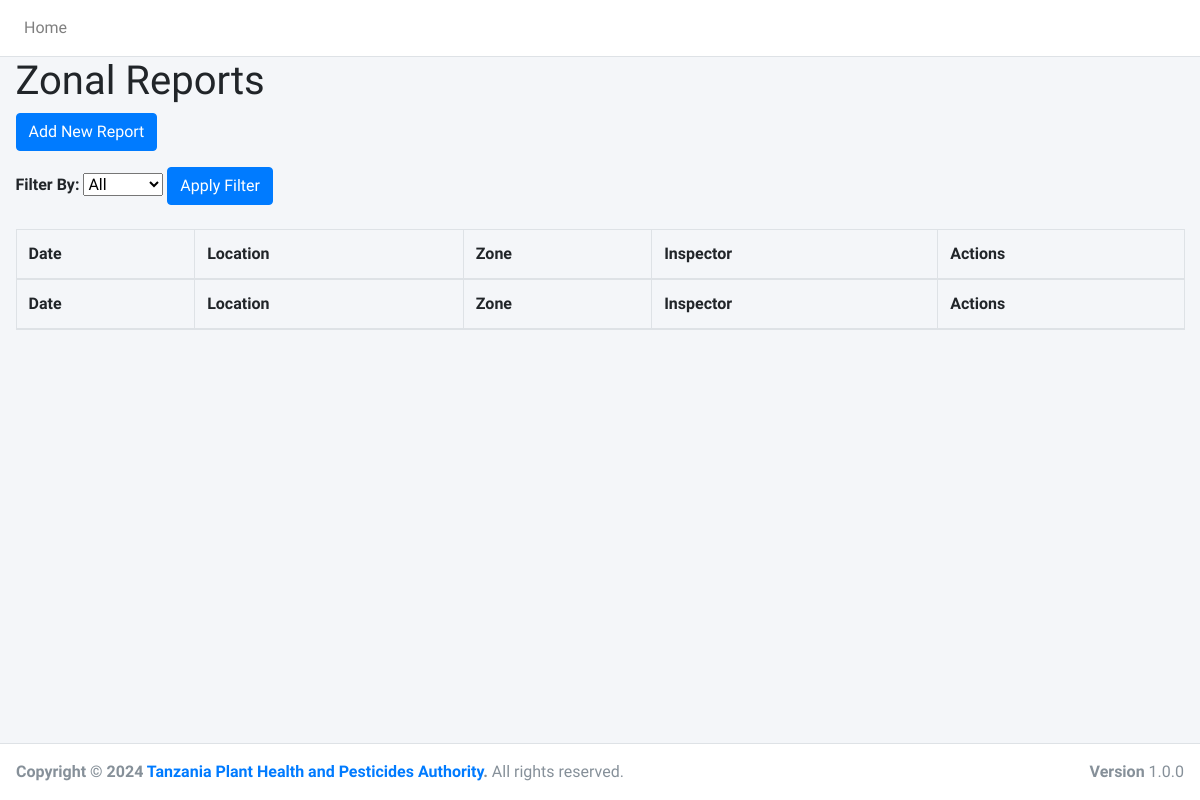
Before: /ZonalReports/ with the older database file.
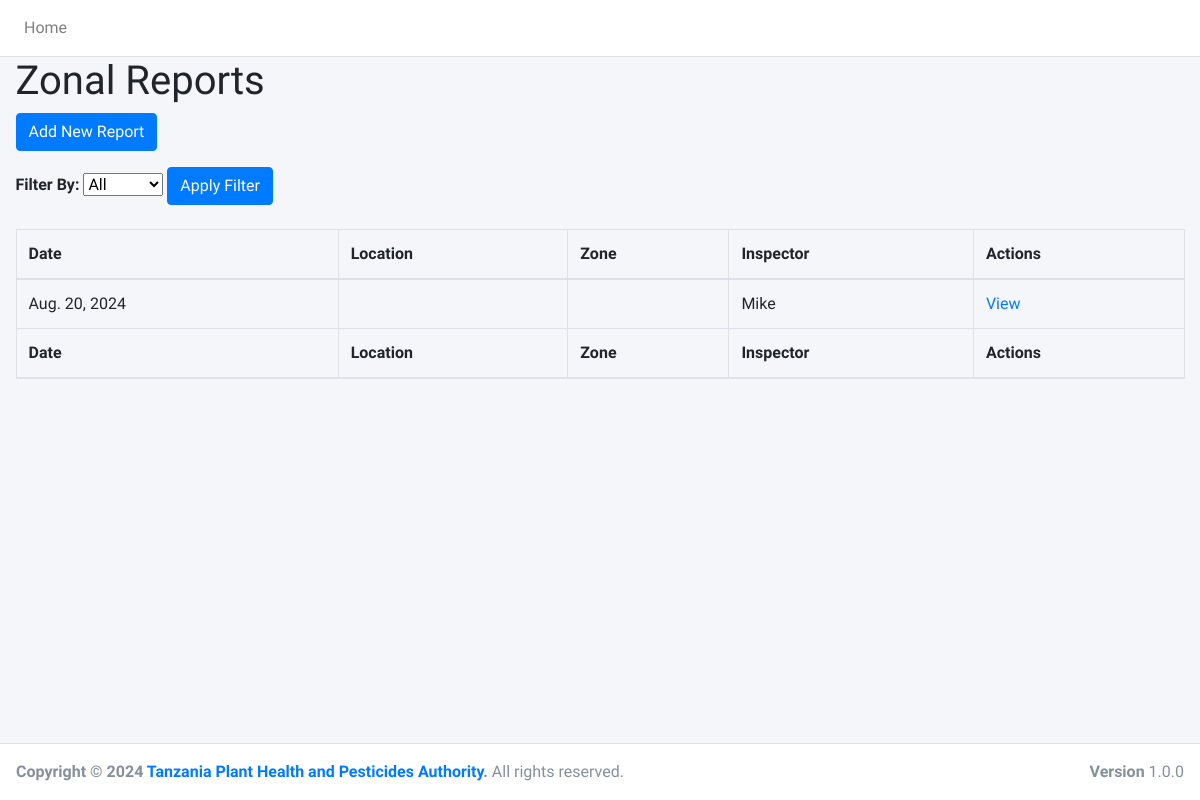
After: the same page with the newer database file.
### ZonalReports/models.py (models this page shows, shortened)
class ZonalReport(models.Model):
    STATIONS = [
        ('mtwara', 'Mtwara'), ('mtambaswala', 'Mtambaswala'), ('kasesya', 'Kasesya'),
        ('kirando', 'Kirando'), ('kabwe', 'Kabwe'), ('karema', 'Karema'),
        ('manyovu', 'Manyovu'), ('kibirizi', 'Kibirizi'), ('kigoma', 'Kigoma'),
        ('mabamba', 'Mabamba'), ('mwanza', 'Mwanza'), ('sirari', 'Sirari'),
        ('kabanga', 'Kabanga'), ('musoma', 'Musoma'), ('rusumo', 'Rusumo'),
        ('mutukula', 'Mutukula'), ('bukoba', 'Bukoba'), ('murusagamba', 'Murusagamba'),
        ('murongo', 'Murongo'), ('bukoba_airport', 'Bukoba Airport'), ('jnia', 'JNIA'),
        ('kurasini', 'Kurasini'), ('tanga', 'Tanga'), ('horohoro', 'Horohoro'),
        ('bagamoyo', 'Bagamoyo'), ('kwala', 'Kwala'), ('holili', 'Holili'),
        ('tarakea', 'Tarakea'), ('kia', 'KIA'), ('tengeru', 'Tengeru'),
        ('namanga', 'Namanga')
    ]
    ZONES = [
        ('northernzone', 'Northern Zone'), ('easternzone', 'Eastern Zone'), ('westernzone', 'Western Zone'),
        ('southernzone', 'Southern Zone'), ('southernhighlands', 'SOUTHERN HIGHLANDS'), ('lakezone', 'LAKE ZONE'),
        ('centralzone', 'CENTRAL ZONE'),
    ]
    created_by = models.ForeignKey(User, on_delete=models.CASCADE)
    date = models.DateField(default=timezone.now)
    station = models.CharField(max_length=50, choices=STATIONS)
    zone = models.CharField(max_length=50, choices=ZONES)
    number_of_inspectors = models.PositiveIntegerField()
    plant_consignments_certified = models.PositiveIntegerField()
    phytosanitary_certificates_issued = models.PositiveIntegerField()
    consignments_not_meeting_export_requirements = models.PositiveIntegerField()
    export_non_compliance_measures = models.TextField()
    plant_import_permits_issued = models.PositiveIntegerField()
    imported_plant_consignments_verified = models.PositiveIntegerField()
    imported_consignments_on_transit = models.PositiveIntegerField()
    consignments_not_meeting_import_requirements = models.PositiveIntegerField()
    import_non_compliance_measures = models.TextField()
    import_challenges = models.TextField(blank=True)
    pesticides_consignments_received_inspected = models.PositiveIntegerField()
    pesticides_consignments_not_meeting_requirements = models.PositiveIntegerField()
    pesticide_non_compliance_measures = models.TextField()
    pesticide_challenges = models.TextField(blank=True)
    field_visits = models.PositiveIntegerField()
    surveillance_work = models.TextField()
    key_pests_diseases_observed = models.TextField()
    geographical_coverage_of_pests = models.TextField()
    preliminary_measures_taken = models.TextField()
    fields_crops_inspected = models.PositiveIntegerField()
    crop_non_compliance_observed = models.TextField()
    crop_non_compliance_measures = models.TextField()
    pesticide_businesses_inspected = models.PositiveIntegerField()
    pesticide_business_non_compliance = models.TextField(blank=True)
    stakeholder_groups_met = models.PositiveIntegerField()
    stakeholder_concerns = models.TextField()
    other_field_work_activities = models.TextField()
    community_meetings_attended = models.TextField()
    community_concerns = models.TextField()
    on_call_plant_health = models.TextField(blank=True)
    on_call_pesticide_management = models.TextField(blank=True)
    other_important_matters = models.TextField(blank=True)

### ZonalReports/views.py (the view)
# urls.py: path('', views.zonal_report_list, name='zonal_report_list'),
def zonal_report_list(request):
    reports = ZonalReport.objects.all()
    return render(request, 'ZonalReports/zonal_report_list.html', {'reports': reports})

### ZonalReports/Templates/ZonalReports/zonal_report_list.html (shortened to what this page needs)
{% extends 'Meetings/base.html' %}
{% block content %}
  <h1>Zonal Reports</h1>
  <a href="{% url 'zonal_report_create' %}" class="btn btn-primary mb-3">Add New Report</a>
  <form method="get" class="filter-form mb-4" action="{% url 'zonal_report_filter' %}">
        <label for="filter" class="form-label">Filter By:</label>
        <select name="filter" id="filter" class="form-select d-inline-block" style="width: auto;" >
            <option value="">All</option>
        </select>
        <button type="submit" class="btn btn-primary">Apply Filter</button>
  </form>
  <table class="table table-bordered" id="inspection_list">
    <thead>
        <tr>
            <th>Date</th>
            <th>Location</th>
            <th>Zone</th>
            <th>Inspector</th>
            <th>Actions</th>
        </tr>
    </thead>
    <tbody>
        {% for report in reports %}
        <tr>
            <td>{{ report.date }}</td>
            <td>{{ report.location }}</td>
            <td>{{ report.zone }}</td>
            <td>{{ report.created_by.username }}</td>
            <td>
                <a href="{% url 'zonal_report_detail' report.pk %}">View</a>
            </td>
        </tr>
        {% endfor %}
    </tbody>
    <thead>
        <tr>
            <th>Date</th>
            <th>Location</th>
            <th>Zone</th>
            <th>Inspector</th>
            <th>Actions</th>
        </tr>
    </thead>
  </table>
{% endblock %}

Changed rows visible on the page:
added ZonalReport: date "Aug. 20, 2024", created_by.username "Mike"
